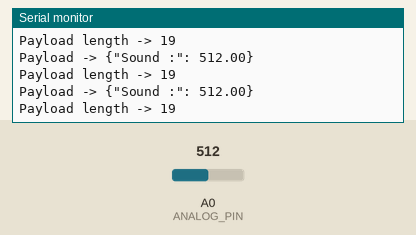
Simulated run of this program. Board: Arduino MKR. Shown: the last lines printed to the serial monitor. The test bench sets the inputs (shaded band); at power-on: A0 (ANALOG_PIN) = 512. WiFi joins after 1.5 s; servers stay silent unless stated; no MQTT or app messages arrive unless stated.

Above: at 12.7 s.
12.8 s: A0 (ANALOG_PIN) set to 716
At 13.17 s:
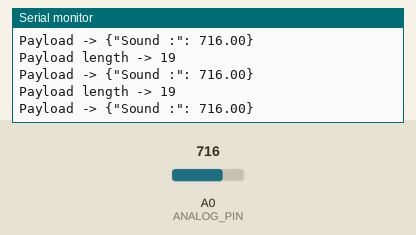
14.3 s: A0 (ANALOG_PIN) set to 900
At 14.39 s:
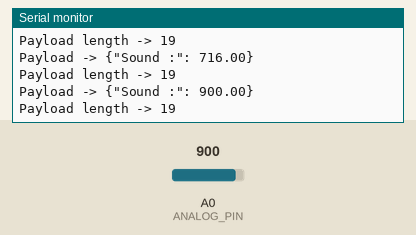
Timing chart, 0 to 17.3 s (numbered marks = the images above; inputs shaded):
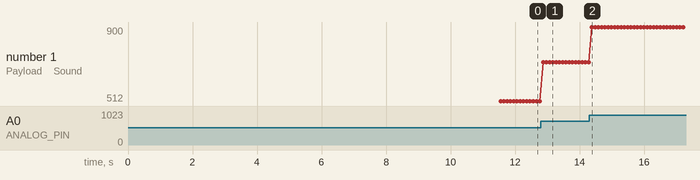

Measured:
- after the input at 12.8 s, the serial monitor: prints a new line after 0.07 s (image 1)
- after the input at 14.3 s, the serial monitor: prints a new line after 0.08 s (image 2)
- plotted number 1: 512 → 716 after the input at 12.8 s, 716 → 900 after the input at 14.3 s

The program:

main.cpp
```cpp
#include <Arduino.h>
#include "WIFIConnector_MKR1000.h"
#include "MQTTConnector.h"

const int ANALOG_PIN = A0;
int val = 0;

void setup()
{
  Serial.begin(115200); // open serial port, set the baud rate to 9600 bps

		while (!Serial) {}        // Attendre la connexion du moniteur serie
		wifiConnect();
		MQTTConnect();
		Serial.print("Bien connecté\n");
    pinMode(ANALOG_PIN, INPUT);
}
void loop()
{

    val = analogRead(A0);

    appendPayload("Sound :", val);  //Ajout de la donnée sound au message MQTT
    sendPayload();                //Envoie du message via le protocole MQTT

    delay(100);
}
```

MQTTConnector.h
```cpp
/*
  Titre      : MQTTConnector.h
  Auteur     : André Roussel
  Date       : 05/11/2021
  Description: Utilitaire de branchement a un Broker MQTT une fois une connexion établisa l'internet via WIFI, GSM, etc...
  Droits     : Reproduction permise pour usage pédagogique
  Version    : 0.0.1
*/


#include <MQTT.h>


//Constante nécessaire pour le branchement au Broker MQTT

const char MQTT_SERVER[]    = SECRET_MQTT_SERVER_IP;    // Adresse IP du broker MQTT
const int MQTT_SERVER_PORT  = SECRET_MQTT_SERVER_PORT;  // Port du broker MQTT


// Pramètre d'identification de l'objet
const char TOKEN[]        = SECRET_TOKEN;         // Token d'accès de l'objet
const char DEVICE_ID[]    = SECRET_DEVICE_ID;     // Numéro d'indentification de l'objet provenant de Thingsboard

MQTTClient ClientMQTT;      // Création d'un client MQTT pour l'échange de donnée entre l'objet IDO et le broker MQTT


String Payload ="{";      // Chaine de caractère qui contiendra le message envoyer de l'objet vers thingsboard


// Fonctionnalité de branchement utilisant le protocole MQTT

void MQTTConnect() {

  ClientMQTT.begin(MQTT_SERVER, MQTT_SERVER_PORT, ClientWIFI);

  while (!ClientMQTT.connect(DEVICE_ID, TOKEN, "")) {
    Serial.print(".");
    delay(1000);
  }

  Serial.println("\nBranché au broker MQTT!\n");

}


// Affiche la payload qui est envoyé ainsi que sa longeur


/*
  Fonctionnalité qui permet de créer la chaine de données a envoyé au broker MQTT
  Pour le moment, cette chaine ne doit pas dépassé un maximum de 100 caractère
*/

void appendPayload(String Name, float Val)
{

  if( Payload != "{")
  {
    Payload += ",";
  }

  Payload += "\"";
  Payload += Name;
  Payload += "\": ";
  Payload += Val;

}

/*
  Fonctionnalité qui permet l'envoie de la chaine de caractères sous la forme de paires
  Nom associé a la donnée, Valeur de al donnée
*/

void sendPayload()
{
  char attributes[200];
  Payload += "}";
  Payload.toCharArray(attributes, 200);
  ClientMQTT.publish("v1/devices/me/telemetry", attributes);

  Serial.print("Payload -> ");
  Serial.println(Payload);
  Serial.print("Payload length -> ");
  Serial.println(Payload.length());

  Payload="{";

}
```

Secrets.h
```cpp
/*
SSID du WIFI ainsi que le mot de passe
Modifier les paramètre WIFI pour le réseau auquels votre objets doit se brancher
*/

#define WIFI_SECRET_SSID "UNIFI_IDO1"
#define WIFI_SECRET_PASS "42Bidules!"

/*
Information nécessaire pour le branchement a un Broker MQTT
Dans le cadre du cours AIIA1013, ne modifié pas cet information
*/

#define SECRET_MQTT_SERVER_IP "198.164.130.74"
#define SECRET_MQTT_SERVER_PORT 1883

/*
Détails sur l'indentification de l'objet
Cette information provient de l'objet virtuel créer sur le serveur Thingsbord
*/

#define SECRET_TOKEN  "HW7Knu3v9JoyaRjTO2B4"
#define SECRET_DEVICE_ID "69af81d0-74d1-11ed-8fd7-e3d583114459"
```

WIFIConnector_MKR1000.h
```cpp
/*
  Titre      : WIFIConnector_MKR1000.h
  Auteur     : André Roussel
  Date       : 03/11/2021
  Description: Fonctions nécessaire pour branché un Arduino MKR1000 a un réseau WIFI
  Droits     : Reproduction permise pour usage pédagogique
  Version    : 0.0.1
*/


#include "Secrets.h"
#include <SPI.h>
#include <wifi101.h>
#include "wifiStatus.h"


const char SSID[] = WIFI_SECRET_SSID; // WiFI ssid provenant du fichier Secrets.h
const char PASS[] = WIFI_SECRET_PASS; //WiFI mot de passe provenant du fichier Secrets.h

int status = WL_IDLE_STATUS;          // Statut de la radio WIFI


WiFiClient ClientWIFI;                //Objets représantant un client se branchant a un réseau WIFI


/*
Fonction de connectivité a un réseau WIFI
*/

void wifiConnect()
{

  // Boucle de branchement au réseau WIFI.  Essaie de branchement a tout les 10 secondes jusqu'a réussite
  while (status != WL_CONNECTED)
  {
    Serial.print("Tentative de branchement au réseau: ");
    Serial.println(SSID);
    status = WiFi.begin(SSID, PASS);
    Serial.println(status);


    delay(10000);  // Délai de 10 secondes entre les tentatives de connexion
  }

  //Sortie de la boucle, alors branché au réseau SSID
  Serial.print("Maintenant branché au réseau WIFI ");
  Serial.println(SSID);

  //Impression de l'information de connexion
  printCurrentNet();
  printWifiData();

}
```

wifiStatus.h
```cpp
/*
  Titre      : wifiStatus.h
  Auteur     : Trouvé sur le WEB et référence perdu dans la brume des temps
  Date       : 03/11/2021
  Description: Fonctionnalité pour information sur le branchement
  Droits     : Reproduction permise pour usage pédagogique
  Version    : 0.0.1
*/


//  Impression de l'adresse MAC du uC

void printMacAddress(byte mac[]) {
  for (int i = 5; i >= 0; i--) {
    if (mac[i] < 16) {
      Serial.print("0");
    }
    Serial.print(mac[i], HEX);
    if (i > 0) {
      Serial.print(":");
    }
  }
  Serial.println();
}


// Obtention de l'adresse IP et MAC du uC

void printWifiData() {
  // print your board's IP address:
  IPAddress ip = WiFi.localIP();
  Serial.print("IP Address: ");
  Serial.println(ip);

  // print your MAC address:
  byte mac[6];
  WiFi.macAddress(mac);
  Serial.print("MAC address: ");
  printMacAddress(mac);
}

// Capture de l'information du réseau WIFI

void printCurrentNet() {
  // print the SSID of the network you're attached to:
  Serial.print("SSID: ");
  Serial.println(WiFi.SSID());

  // print the MAC address of the router you're attached to:
  byte bssid[6];
  WiFi.BSSID(bssid);
  Serial.print("BSSID: ");
  printMacAddress(bssid);

  // print the received signal strength:
  long rssi = WiFi.RSSI();
  Serial.print("signal strength (RSSI):");
  Serial.println(rssi);

  // print the encryption type:
  byte encryption = WiFi.encryptionType();
  Serial.print("Encryption Type:");
  Serial.println(encryption, HEX);
  Serial.println();
}
```
